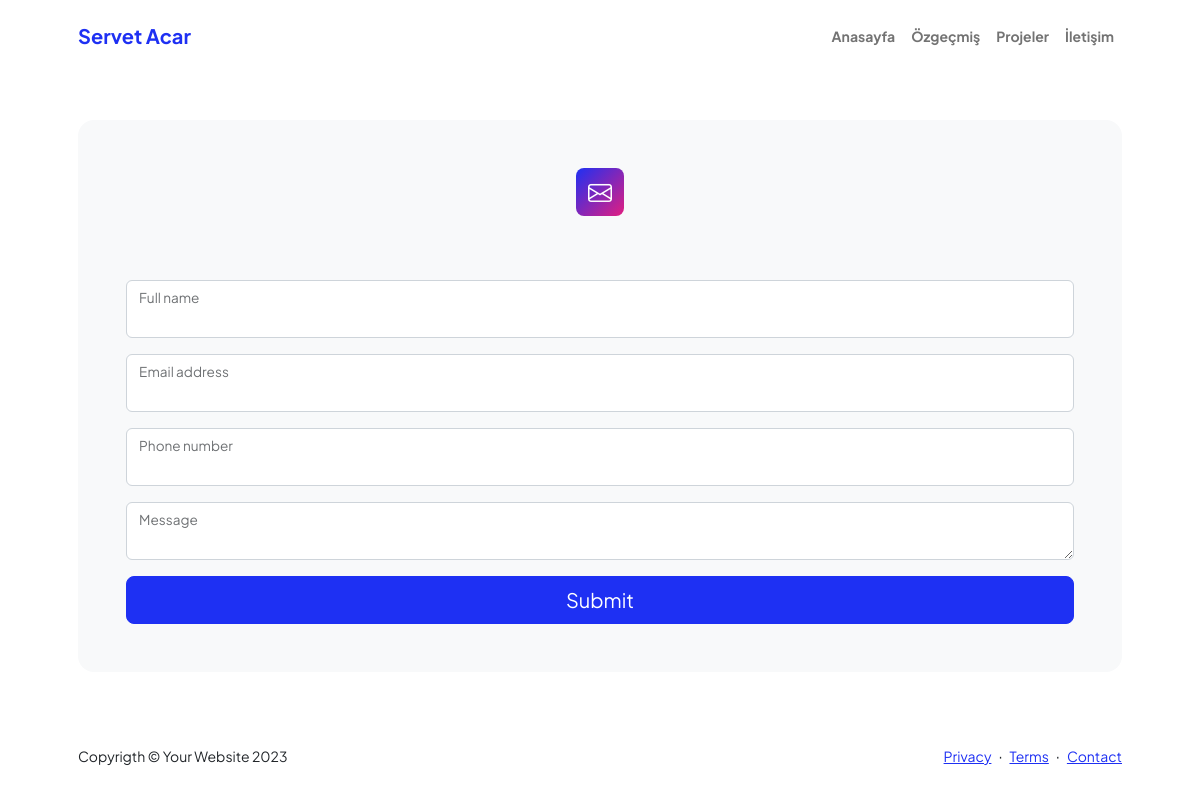
The page /iletisim on the database as committed earlier.
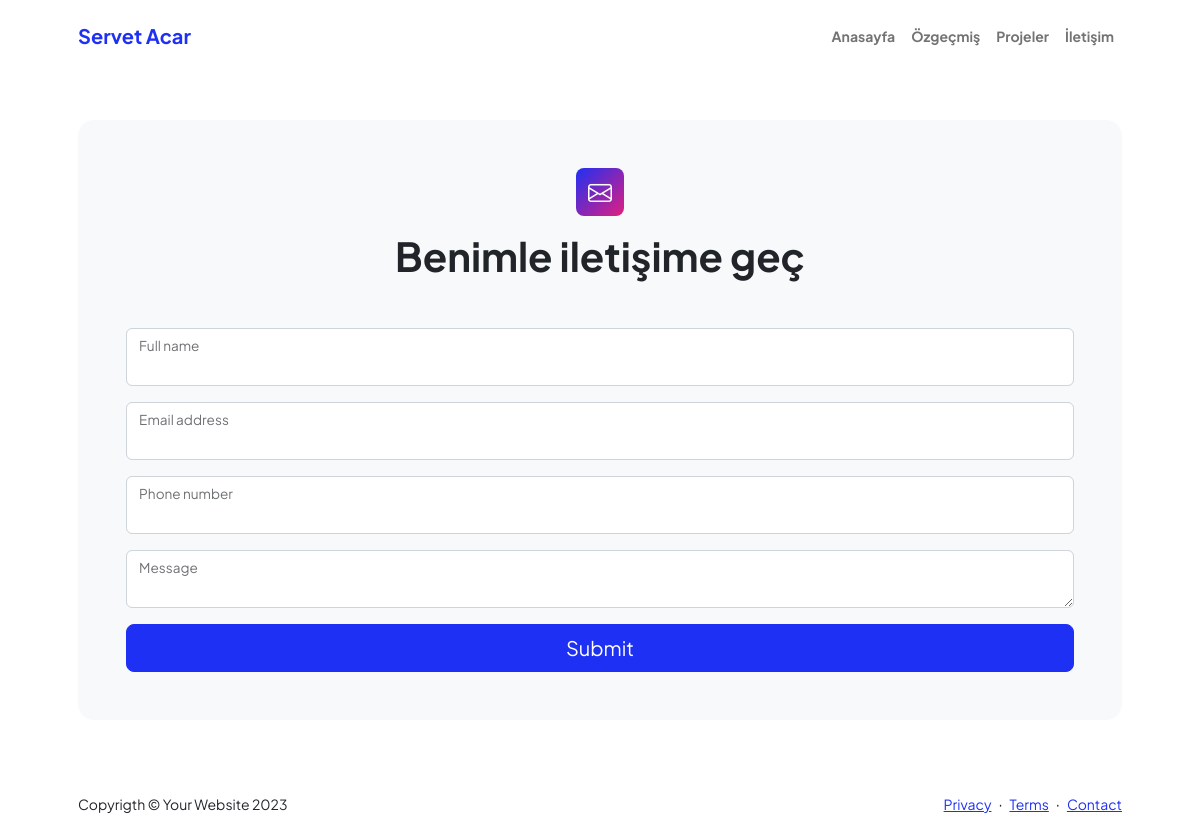
The same page on the database as committed later.
### base/models.py (models this page shows)
class ContactName(models.Model):
    name = models.TextField(null=True, blank=True)
    date = models.DateTimeField(auto_now=True)
    class Meta:
        verbose_name = ("ContactName")
        verbose_name_plural = ("İletişim sayfasının başındaki yazı")

### base/views.py (the view)
# urls.py: path('iletisim', views.contact, name='contact'),
def contact(request):
    if request.method == 'POST':
        form = ContactForm(request.POST)
        if form.is_valid():
            form.save()
            return redirect('contact')  # İletişim başarıyla gönderildiyse yönlendir
    else:
        form = ContactForm()
    navbars = Navbar.objects.first()
    mains = Main.objects.all().order_by('date')
    abouts = About.objects.all().order_by('date')
    socials = SocialMedia.objects.all().order_by('date')
    footers = Footer.objects.all().order_by('date')
    names = ContactName.objects.first()
    context = {'form': form,
               'navbars': navbars,
               'mains': mains,
               'abouts': abouts,
               'socials': socials,
               'footers': footers,
               'names': names,
               }
    return render(request, 'base/contact.html', context)

### base/forms.py
class ContactForm(forms.ModelForm):
    class Meta:
        model = Contact
        fields = ['name', 'email', 'phone', 'message']

### base/templatetags/form_tags.py (called while the page is built)
@register.filter(name='add_class')
def add_class(field, css):
    if isinstance(field, BoundField):
        return field.as_widget(attrs={"class": css})
    return field

### base/templates/base/contact.html (shortened to what this page needs)
{% extends 'main.html' %}
{% block content %}
{% load static %}
{% load form_tags %}
<section class="py-5">
    <div class="container px-5">
        <div class="bg-light rounded-4 py-5 px-4 px-md-5">
            <div class="text-center mb-5">
                <div class="feature bg-primary bg-gradient-primary-to-secondary text-white rounded-3 mb-3">
                    <i class="bi bi-envelope"></i>
                </div>
                <h1 class="fw-bolder">{{names.name}}</h1>
            </div>
            <div class="row gx-5 justify-content-center">
                <div class="col-lg-8 col-xl-6">
                    <form id="contactForm" method="POST" action="{% url 'contact' %}">
                        <div class="form-floating mb-3">
                            {{ form.name|add_class:"form-control" }}
                            <label for="{{ form.name.id_for_label }}">Full name</label>
                        </div>
                        <div class="form-floating mb-3">
                            {{ form.email|add_class:"form-control" }}
                            <label for="{{ form.email.id_for_label }}">Email address</label>
                        </div>
                        <div class="form-floating mb-3">
                            {{ form.phone|add_class:"form-control" }}
                            <label for="{{ form.phone.id_for_label }}">Phone number</label>
                        </div>
                        <div class="form-floating mb-3">
                            {{ form.message|add_class:"form-control" }}
                            <label for="{{ form.message.id_for_label }}">Message</label>
                        </div>
                        <div class="d-grid">
                            <button class="btn btn-primary btn-lg" type="submit">Submit</button>
                        </div>
                    </form>
                </div>
            </div>
        </div>
    </div>
</section>
{% endblock %}

Rows that differ between the two databases and show on the page:
added ContactName: name "Benimle iletişime geç"
